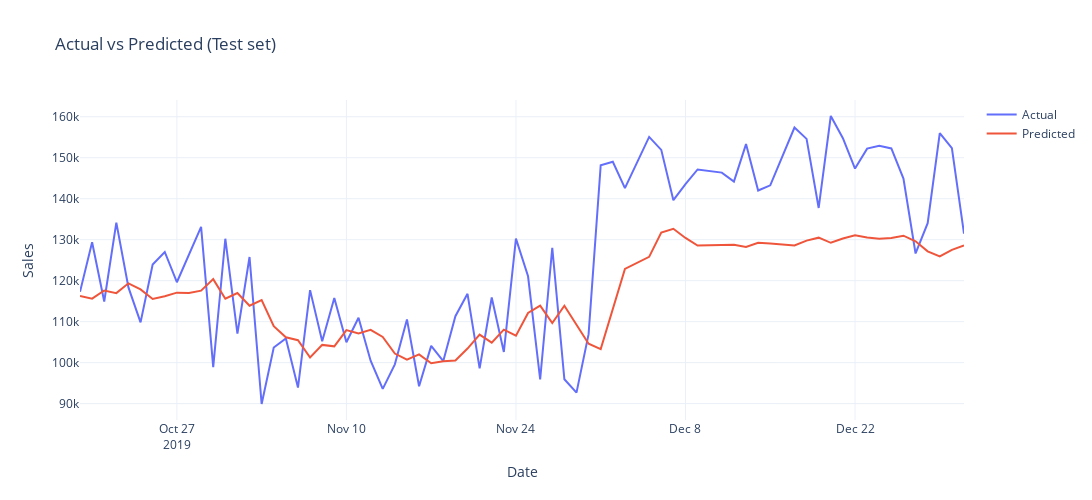

The cell this chart's notebook holds for it:
### Code cell
# Lấy ngày tương ứng với X_test từ df_supervised
dates_test = pd.to_datetime(df_supervised['Date'].iloc[train_size:].values)

trace_actual = go.Scatter(x=dates_test, y=y_test_true.flatten(), mode='lines', name='Actual')
trace_pred   = go.Scatter(x=dates_test, y=y_pred.flatten(), mode='lines', name='Predicted')

fig = go.Figure(data=[trace_actual, trace_pred])
fig.update_layout(title='Actual vs Predicted (Test set)', xaxis_title='Date', yaxis_title='Sales',
                  width=1100, height=500, template='plotly_white')
pyoff.iplot(fig)
